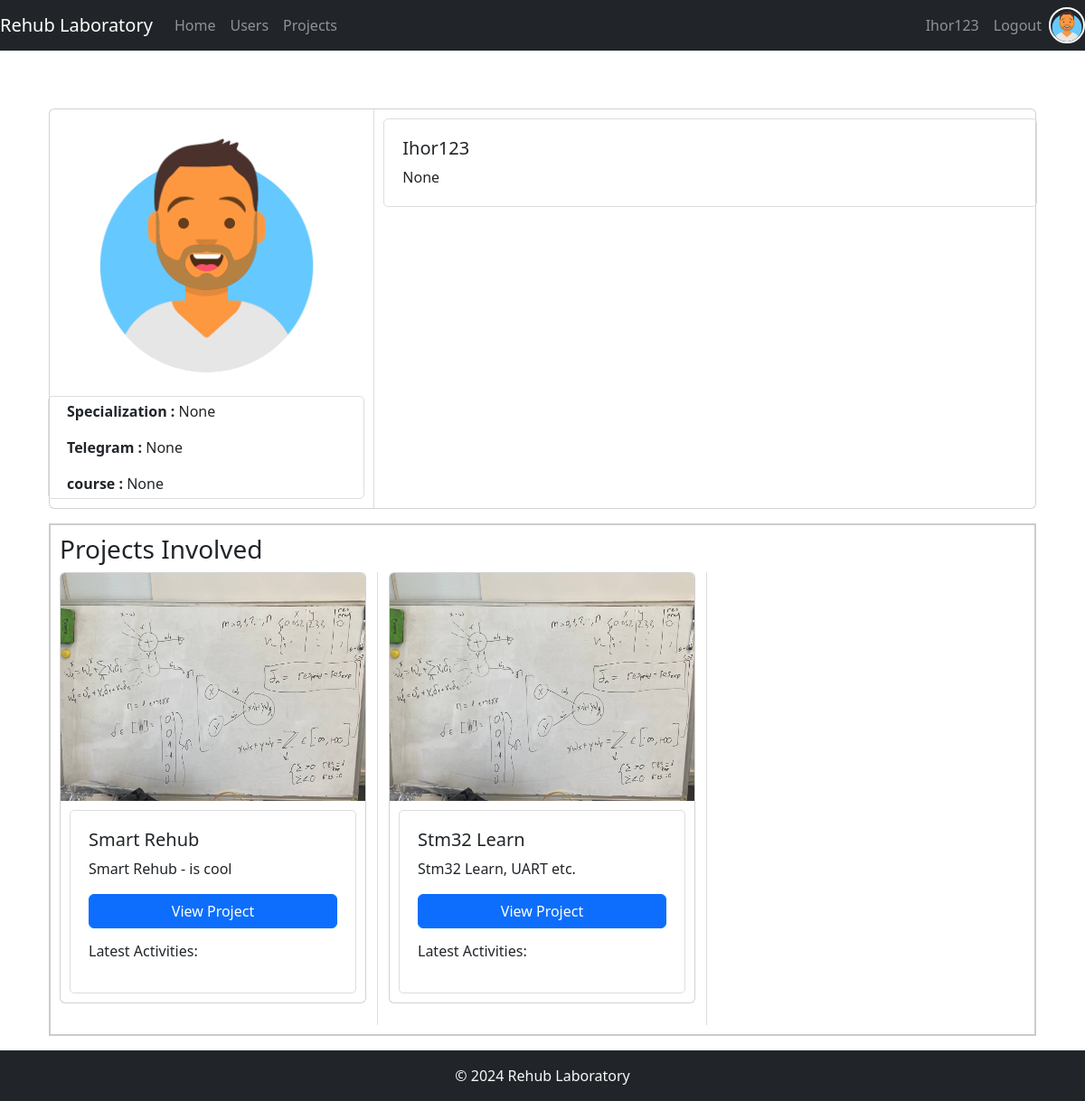
The app's page /myprofile/ (signed in), older data.
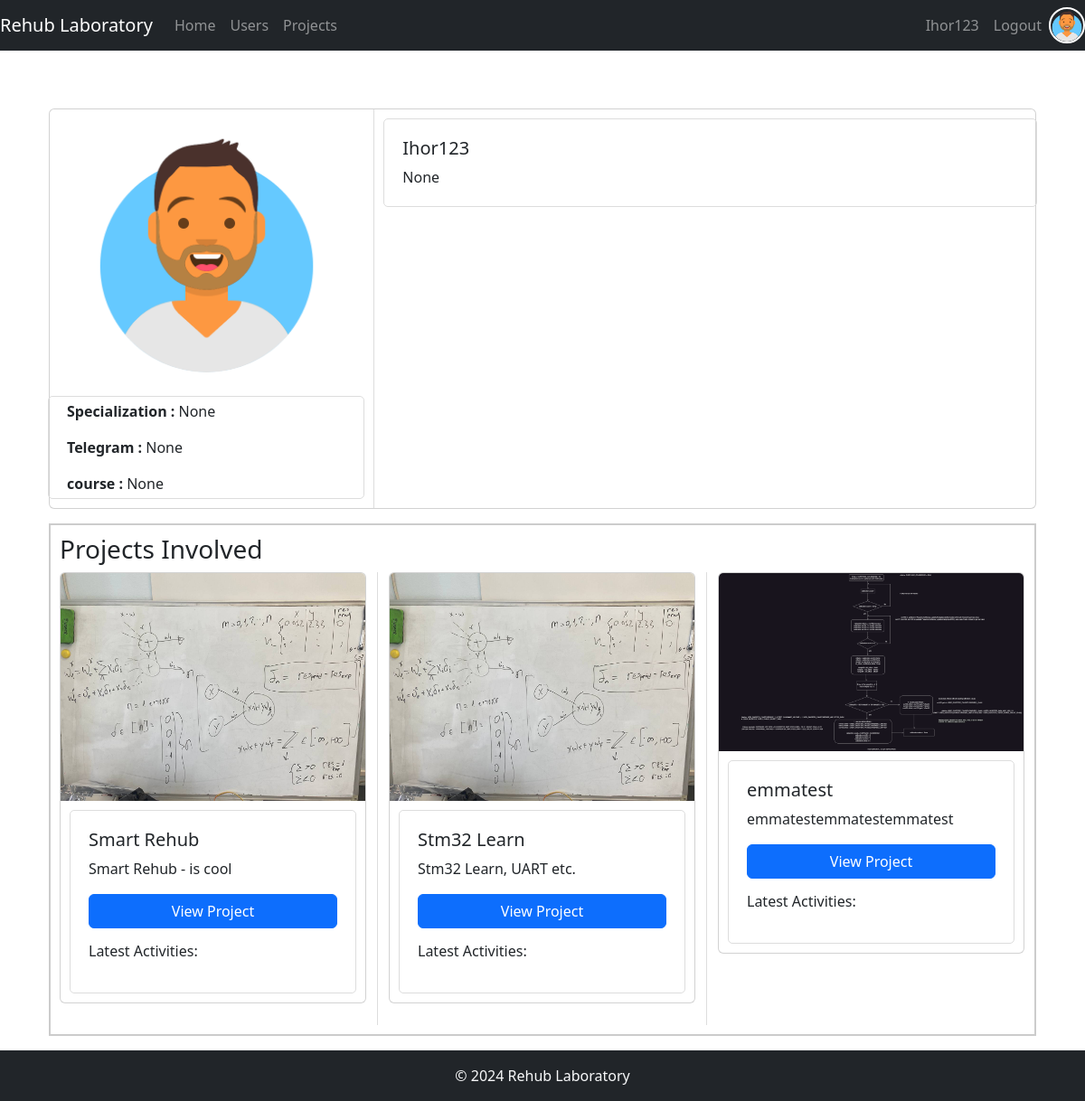
The same page, newer data.
### forum/models.py (models this page shows, shortened)
class CustomUser(AbstractUser):
    slug = models.SlugField(max_length = 255, unique = True,db_index = True,verbose_name = 'URL',null=True)
    photo = models.ImageField(upload_to='user_photos/', null=True, blank=True)
    specialization = models.CharField(max_length=100,null=True)
    telegram = models.CharField(max_length=100,null=True)
    course = models.IntegerField(null = True)
    description_profile = models.TextField(null=True)

class Post(models.Model):
    slug = models.SlugField(max_length = 255, unique = True,db_index = True,verbose_name = 'URL',null=True)
    title = models.CharField(max_length=100)
    status = models.IntegerField(null = True)
    description = models.TextField(null=True)
    created_time = models.DateField(auto_now_add=True)
    updated_time = models.DateField(auto_now=True)
    is_published  = models.BooleanField()
    photo = models.ImageField(upload_to = 'photos/%Y/%m/%d/')
    created_by = models.ForeignKey(settings.AUTH_USER_MODEL, on_delete=models.CASCADE,related_name='created_posts',null=True)
    users = models.ManyToManyField(settings.AUTH_USER_MODEL, related_name='user_projects')
    topic =  models.ForeignKey(Topic, on_delete=models.CASCADE,null=True)
    def get_absolute_url(self):
        return reverse('project',kwargs={'slug':self.slug})

### forum/views.py (the view)
# urls.py: path('myprofile/',MyProfile.as_view(),name = 'myprofile')
class MyProfile(UserMixin,ListView):
    model = CustomUser
    template_name = 'forum/myprofile.html'
    context_object_name = 'data_user'
    def get_context_data(self, **kwargs):
        context = super().get_context_data(**kwargs)
        if self.request.user.id != None:
            context.update(self.get_user_details_by_id(self.request.user.id))
        return context

### forum/utils.py (called while the page is built)
    def _get_user_details(self, user):
        return {
            'current_account': user,
            'current_photo': user.photo,
            'user_projects': user.user_projects.all(),
            'username': user.username
        }

    def get_user_details_by_id(self, user_identifier):
        user = get_object_or_404(CustomUser, pk=user_identifier)
        return self._get_user_details(user)

### forum/templates/forum/myprofile.html (shortened to what this page needs)
{% extends 'forum/base.html' %}
{% block content %}
<div class="container-fluid">
    <div class="row my-3 profile-section">
        <div class="col-md-12">
            <div class="card mb-3">
                <div class="row no-gutters">
                    <div class="col-md-4">
                        <div class="profile-photo-container">
                            <img src="{{current_photo.url}}" class="profile-photo" alt="John Doe">
                        </div>
                        <div class="card-body">
                            <p class="card-text"><strong>Specialization : </strong>{{current_account.specialization}}</p>
                            <p class="card-text"><strong>Telegram : </strong>{{current_account.telegram}}</p>
                            <p class="card-text"><strong>course : </strong>{{current_account.course}}</p>
                        </div>
                    </div>
                    <div class="col-md-8">
                        <div class="card-body">
                            <h5 class="card-title">{{current_account.username}}</h5>
                            <p class="card-text">{{current_account.description_profile}}</p>
                        </div>
                    </div>
                </div>
            </div>
            <div class="projects-section">
                <h3>Projects Involved</h3>
                <div class="row">
                    {% for project in user_projects %}
                    <div class="col-md-4">
                        <div class="card mb-4">
                            <img src="{{project.photo.url}}" class="card-img-top" alt="Project Title">
                            <div class="card-body">
                                <h5 class="card-title">{{project.title}}</h5>
                                <p class="card-text">{{project.description}}</p>
                                <a href="{{project.get_absolute_url}}" class="btn btn-primary">View Project</a>
                                <div class="latest-activities mt-3">
                                    <h6>Latest Activities:</h6>
                                </div>
                            </div>
                        </div>
                    </div>
                    {% endfor %}
                </div>
            </div>
    </div>
</div>
{% endblock %}

### forum/templates/forum/base.html (shortened to what this page needs)
{% load static %}
<!DOCTYPE html>
<html lang="en">
<head>
    <link rel="stylesheet" href="https://stackpath.bootstrapcdn.com/bootstrap/4.5.2/css/bootstrap.min.css">
    <link type="text/css" href="{% static 'forum/css/style.css' %}" rel="stylesheet"/>
    <link type="text/css"  href="{% static 'forum/css/projects.css' %}" rel="stylesheet">
    <link rel="stylesheet" href="https://cdnjs.cloudflare.com/ajax/libs/font-awesome/5.15.3/css/all.min.css">
    {% load bootstrap5 %}
    {% bootstrap_css %}
</head>
<body>
<nav class="navbar navbar-expand-lg navbar-dark bg-dark navbar-custom">
  <a class="navbar-brand" href="/">Rehub Laboratory</a>
  <ul class="navbar-nav mr-auto">
    <li class="nav-item">
      <a class="nav-link" href="/">Home</a>
    </li>
    <li class="nav-item">
      <a class="nav-link" href="/users/">Users</a>
    </li>
    <li class="nav-item">
        <a class="nav-link" href="/projects/">Projects</a>
    </li>
  </ul>
  <div class="collapse navbar-collapse" id="navbarNav">
    <ul class="navbar-nav ml-auto">
      {% if request.user.is_authenticated %}
      <li class="nav-item">
        <a class="nav-link" href="/myprofile/">{{user.username}}</a>
      </li>
      <li class="nav-item">
        <a class="nav-link" href="/logout/">Logout</a>
      </li>
      {% endif %}
      {% if request.user.is_authenticated %}
      <li class="nav-item">
        <a href="/myprofile/"><img src="{{current_photo.url}}" alt="{{ user.username }}'s photo" style="width:40px; height:40px; border-radius: 50%; border: 2px solid white;"></a>
      </li>
      {% endif %}
    </ul>
  </div>
</nav>
<main class="container mt-5">
    {% block content %}
    {% endblock %}
</main>
<footer class="bg-dark text-light text-center py-3">
    <div class="container">
        &copy; 2024 Rehub Laboratory
    </div>
</footer>
</body>
</html>

### forum/static/forum/css/style.css (style rules this page uses)
body { display: flex; flex-direction: column; min-height: 100vh; }
main { flex: 1; }
.navbar-custom .navbar-nav .nav-link { border-radius: 5px; transition: background-color 0.3s ease-in-out, border-radius 0.3s ease-in-out; }
.projects-section { border: 2px solid #ccc; padding: 10px; max-height: 600px; overflow-y: auto; }
.card { margin-bottom: 5px; }

### forum/static/forum/css/projects.css (style rules this page uses)
.card-title { display: block; }

### forum/templates/forum/myprofile.html (style rules this page uses)
.profile-photo-container { display: flex; align-items: center; justify-content: center; height: 100%; }
.profile-photo { width: 70%; border-radius: 50%; }
.card-body { border: 1px solid #ddd; border-radius: 5px; padding: 20px; margin: 10px; display: flex; flex-direction: column; justify-content: center; }
.col-md-4 { border-right: 1px solid #ddd; display: flex; flex-direction: column; justify-content: space-between; }

Row changes from the older to the newer data that the page shows:
added Post: photo (picture), title "emmatest", description "emmatestemmatestemmatest"
